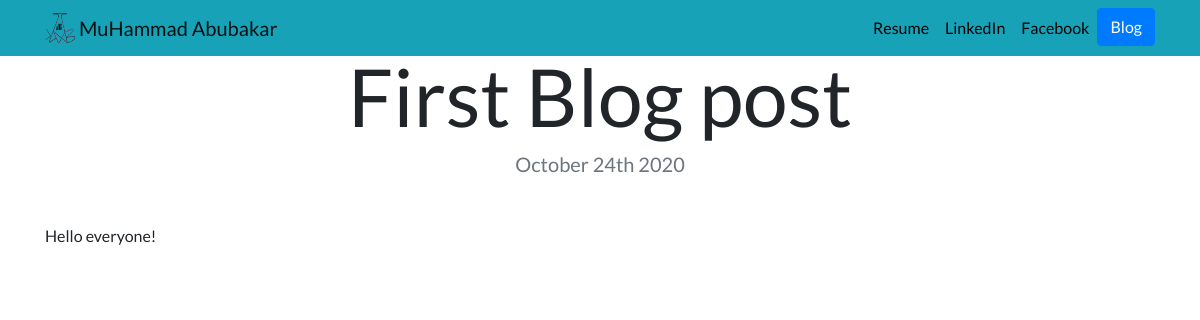
Page /blog/1/ on the committed database.
### blog/models.py (models this page shows, shortened)
class ProjectBlog(models.Model):
    title = models.CharField(max_length=100)
    date = models.DateField(auto_created=True)
    description = models.CharField(max_length=200)

### blog/views.py (the view)
# urls.py: path('<int:blog_id>/', views.detail, name = 'detail'),
def detail(request,blog_id):
    blog = get_object_or_404(ProjectBlog, pk = blog_id)
    return render(request, 'blog/detail.html',{'blog':blog})

### blog/templates/blog/detail.html
{% extends "portfolio/base.html" %}
{% load static %}
{% block content %}
<h1 class="text-center mt-5" id="blogdetailtitle">{{ blog.title }}</h1>
<h5 class="text-center text-muted mb-5">{{ blog.date|date:'F jS Y' }}</h5>
{{ blog.description|safe }}
{% endblock %}

### portfolio/static/portfolio/custom.css (style rules this page uses)
body { font-family: 'Lato', sans-serif; }
@media (min-width: 992px) { #blogdetailtitle { font-size: 5rem; } }

### rows in the picture
ProjectBlog: title "First Blog post", date "October 24th 2020", description "Hello everyone!"
